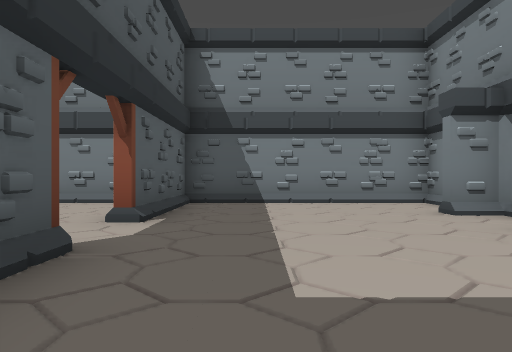
view 1 (above)

16 first-person views from a walk through a 3-D level made in the Godot game engine. The camera is 1.2 m above the floor, looks level and sees 70° across. The floor is counted in squares, 2 m on a side. Each view is taken from the middle of a square. On the plan, view 1 faces up. The plan holds only what a view shows up to about 10 squares ahead; the rest is blank. The place goes on beyond the plan.

view 2
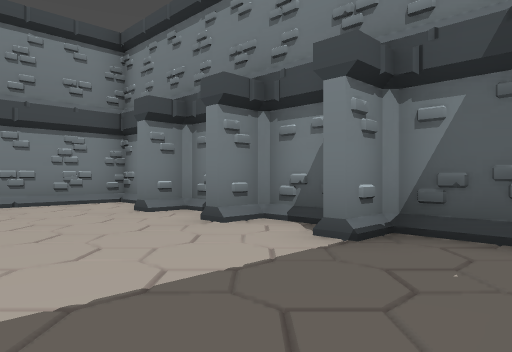

view 3
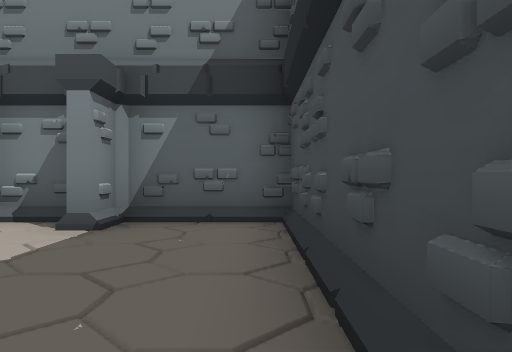

view 4
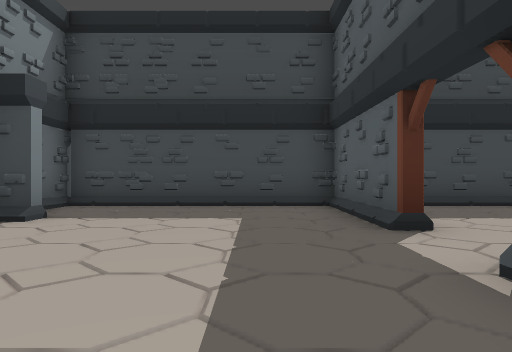

view 5
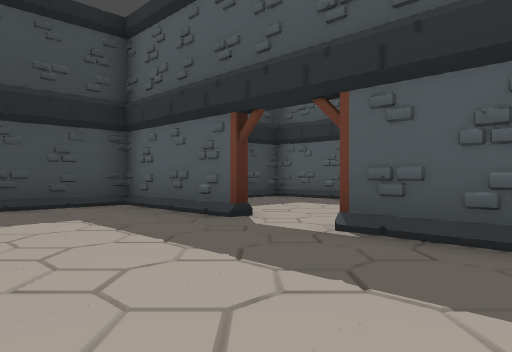

view 6
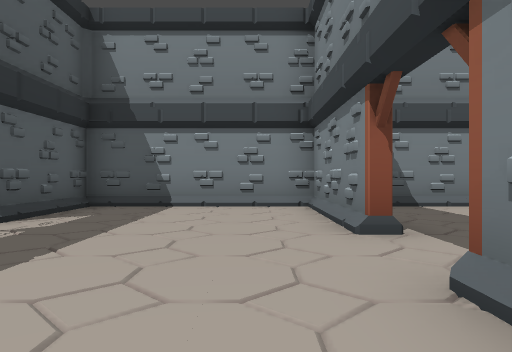

view 7
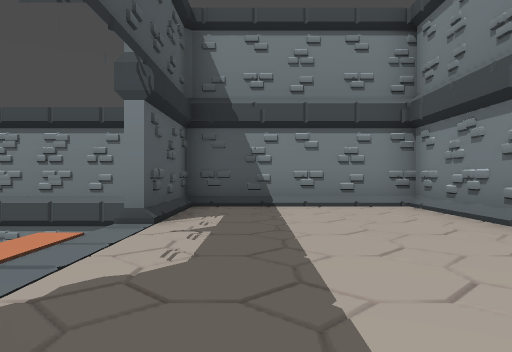

view 8
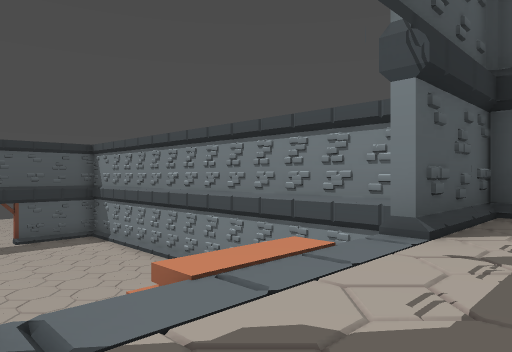

view 9
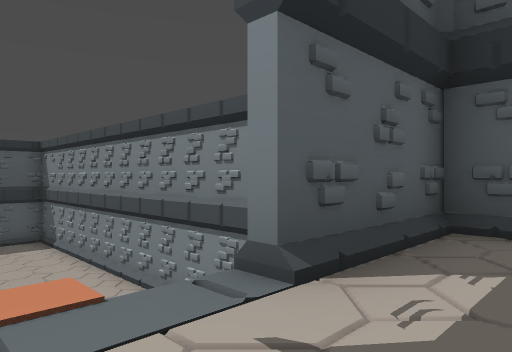

view 10
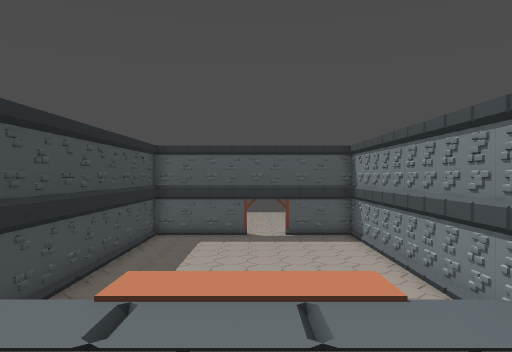

view 11
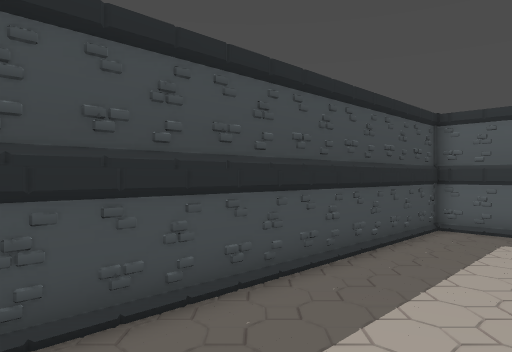

view 12
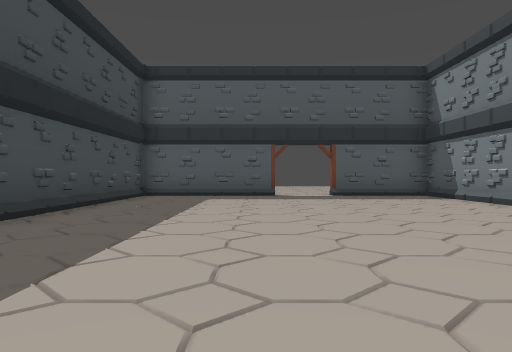

view 13
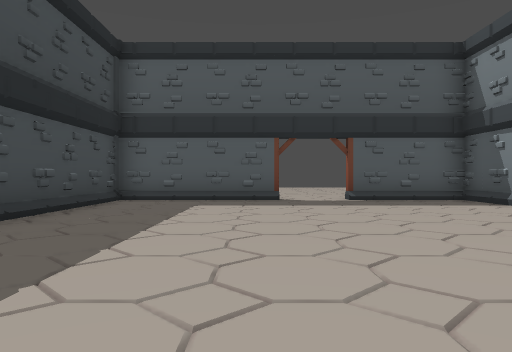

view 14
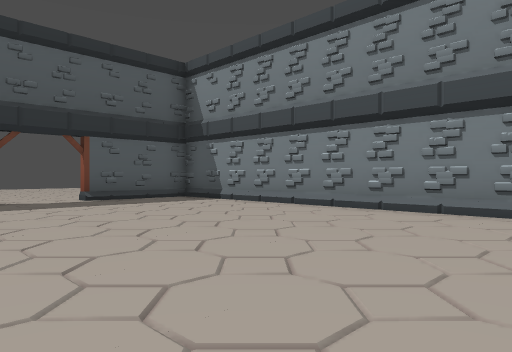

view 15
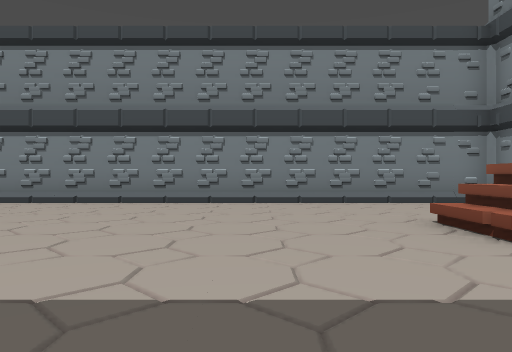

view 16
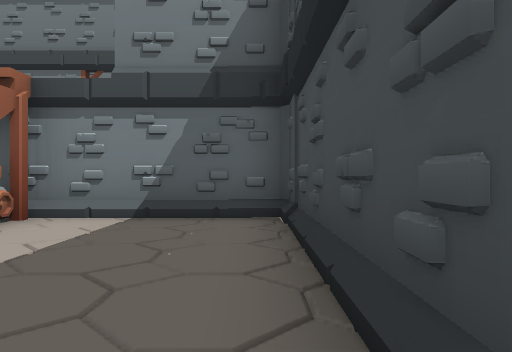

### Floor plan
Key: @ floor where view 1 was taken; # wall or solid block; . main floor; : floor 4 m higher than the main floor; / step, stairs or slope.
Columns run from 23 left of view 1 to 4 right of it. Each row starts with its distance up from view 1.
  9   ##########################
  8   #/////////////.#:::#:::::#
  7   #............  #:::#:::::#
  6   #............ /#:::#:::::#
  5 ............../ /::::#:::::#
  4 .............////::::::::::#
  3   #........../ //::::::::::#
  2   #............./#:::#:::::#
  1   #............./#:::#:::::#
  0   #............./#:::#:@:::#
 -1   ##########################

Where each view was taken, in squares from view 1:
view 1: 0 up, 0 right, facing up
view 2: 0 up, 0 right, facing up-right
view 3: 0 up, 1 left, facing right
view 4: 7 up, 0 right, facing down
view 5: 7 up, 2 right, facing down-left
view 6: 1 up, 3 left, facing up
view 7: 1 up, 5 left, facing up
view 8: 2 up, 5 left, facing up-left
view 9: 4 up, 5 left, facing up-left
view 10: 4 up, 5 left, facing left
view 11: 4 up, 8 left, facing down-left
view 12: 3 up, 10 left, facing left
view 13: 3 up, 12 left, facing left
view 14: 2 up, 12 left, facing up-left
view 15: 0 up, 12 left, facing up
view 16: 0 up, 12 left, facing right
